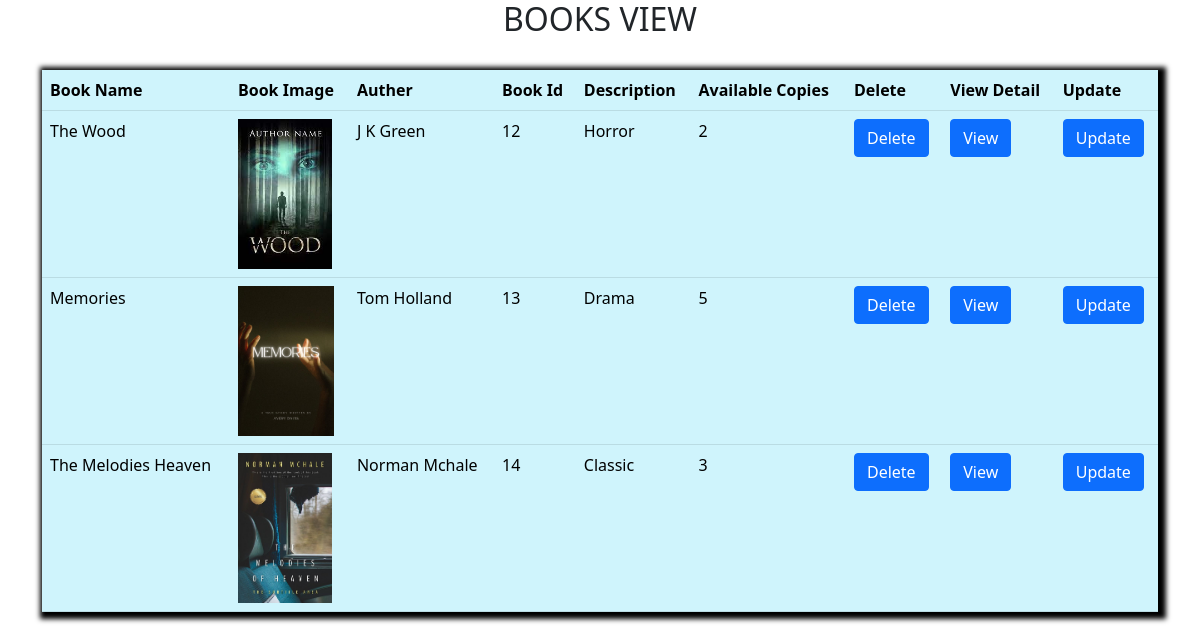
The page /libraryapp/booksview/ on the database its author committed.
### libraryapp/models.py (models this page shows, shortened)
class LibraryBookDetail(models.Model):
    book_name=models.CharField(max_length=20)
    book_img=models.ImageField(upload_to='image/')
    auther=models.CharField(max_length=20)
    book_id=models.CharField(max_length=10)
    description=models.CharField(max_length=100)
    available_copies=models.IntegerField()

### libraryapp/views.py (the view)
# urls.py: path('booksview/',LibBooksView.as_view(),name='booksview'),
class LibBooksView(generic.ListView):
    model = LibraryBookDetail
    template_name = 'booksview.html'
    context_object_name ='data'

### libraryapp/templates/booksview.html (shortened to what this page needs)
<!DOCTYPE html>
<html lang="en">
<head>
    <link href="https://cdn.jsdelivr.net/npm/bootstrap@5.0.2/dist/css/bootstrap.min.css" rel="stylesheet">
</head>
<body>
<div class="container">
    <center>
        <h2>BOOKS VIEW</h2>
    </center>
    <br>
    <table class="table  table-info" id="tab">
    <tr>
         <th>Book Name</th>
        <th>Book Image</th>
        <th>Auther</th>
        <th>Book Id</th>
        <th>Description</th>
        <th>Available Copies</th>
        <th>Delete</th>
        <th>View Detail</th>
        <th>Update</th>
    </tr>
        {% for i in data %}
    <tr>
        <td>{{i.book_name}}</td>
        <td><img src="{{i.book_img.url}}" style="height:150px;width150px;"></td>
        <td>{{i.auther}}</td>
        <td>{{i.book_id}}</td>
        <td>{{i.description}}</td>
        <td>{{i.available_copies}}</td>
        <td><a href="http://127.0.0.1:8000/libraryapp/bookdelete/{{i.id}}" class="btn btn-primary">Delete</a> </td>
        <td><a href="http://127.0.0.1:8000/libraryapp/bookdetail/{{i.id}}" class="btn btn-primary">View</a></td>
        <td><a href="http://127.0.0.1:8000/libraryapp/bookupdate/{{i.id}}" class="btn btn-primary">Update</a></td>
    </tr>
        {% endfor %}
</table>
</div>
</body>
</html>

### libraryapp/templates/booksview.html (style rules this page uses)
#tab { box-shadow: 3px 2px 5px 5px; }

### rows shown on the page
LibraryBookDetail: book_name "The Wood", book_img (picture), auther "J K Green", book_id "12", description "Horror", available_copies "2"
LibraryBookDetail: book_name "Memories", book_img (picture), auther "Tom Holland", book_id "13", description "Drama", available_copies "5"
LibraryBookDetail: book_name "The Melodies Heaven", book_img (picture), auther "Norman Mchale", book_id "14", description "Classic", available_copies "3"
